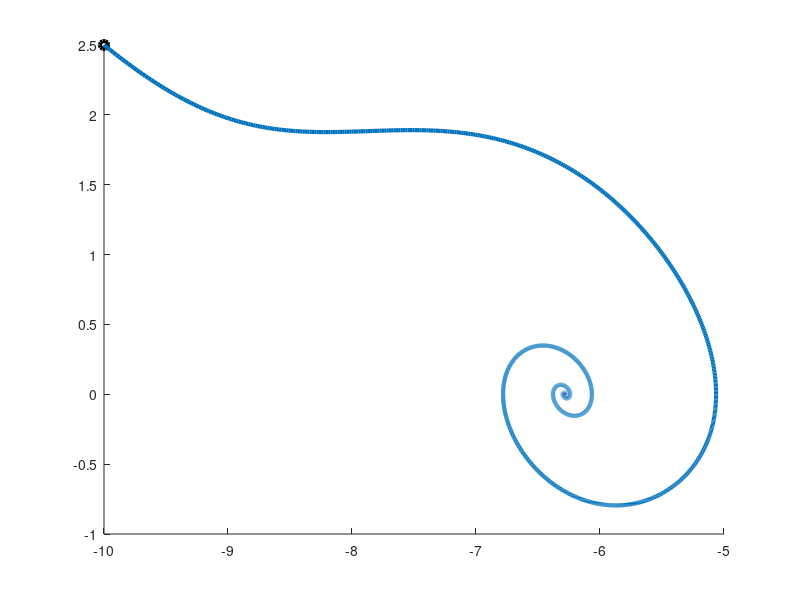

This chart was generated by the following MATLAB code: (Note: this script raises an error after producing the figure.)
function Fitzhugh_Nagumo(varargin)
% (c) Thomas E. Woolley, 2017.

clc
close all
fs=15;
tspan = linspace(0,100,1e4); % Length of time the equation is solved for
k=1;
eta=0.5;
% figure('position',[0 1/3 2/3 1/3])
l=1;
for r=linspace(-10,10,10)
u0=r;
v0=2.5;
[t,u] = ode23(@(t,u)ODE(t,u,k,eta),tspan, [u0;v0]); % Matlab ODE solver.

hold on
plot(u(1,1),u(1,2),'ko','linewidth',3)
plot(u(:,1),u(:,2),'linewidth',3) % Plot solution.
save(['../Pictures/Damped_trajectories_',num2str(l),'.mat'])
l=l+1;
end
% axis([-0.5 1.5 -0.2 0.2])






function dydt = ODE(t,u,k,eta)
% ODE equation to solve.
dydt = [u(2);
    -eta*u(2)-k*sin(u(1))];
